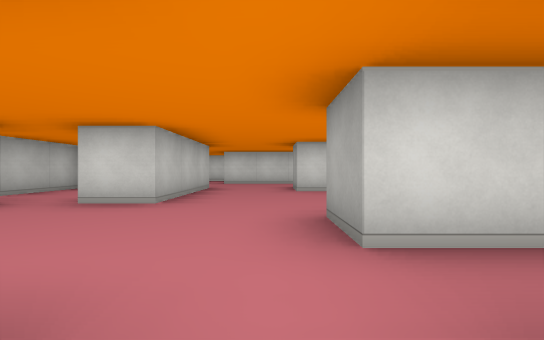
View 1 (above)

17 first-person views from a walk through a cub3D level. The camera is about half as high as the walls, looks level and sees 90° across. The floor is counted in squares. Each view is taken from the middle of a square. On the plan, view 1 faces up. The plan holds only what a view shows up to about 9 squares ahead; the rest is blank.

View 2
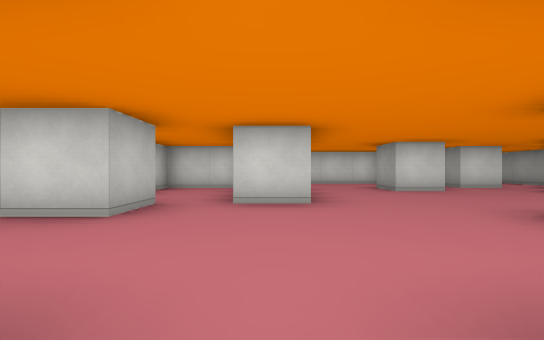

View 3
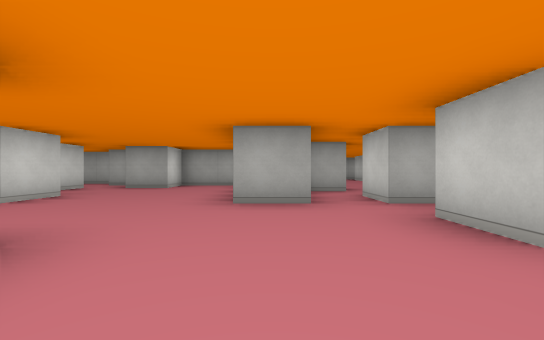

View 4
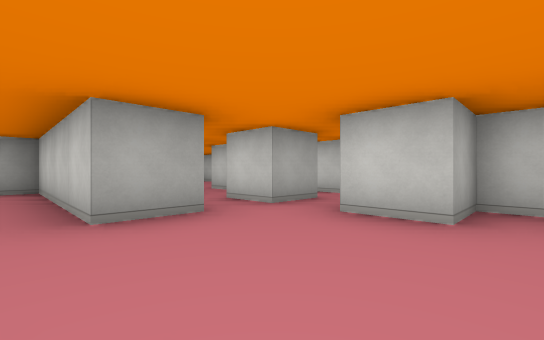

View 5
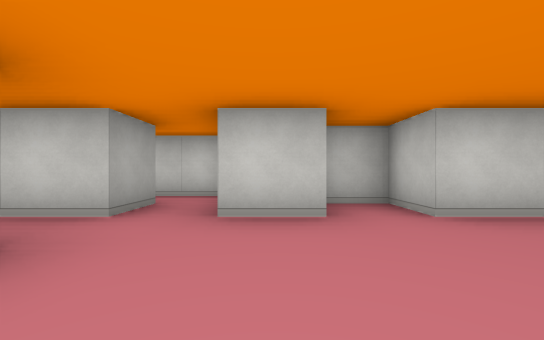

View 6
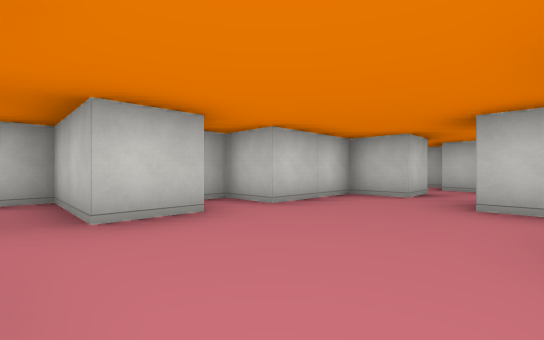

View 7
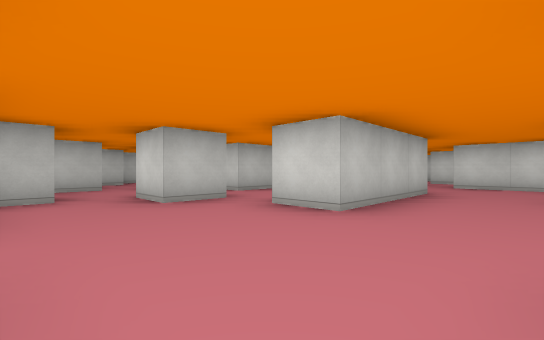

View 8
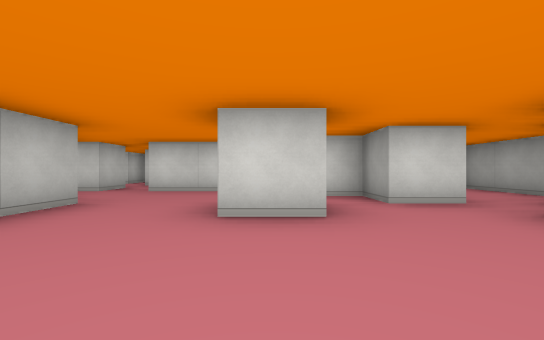

View 9
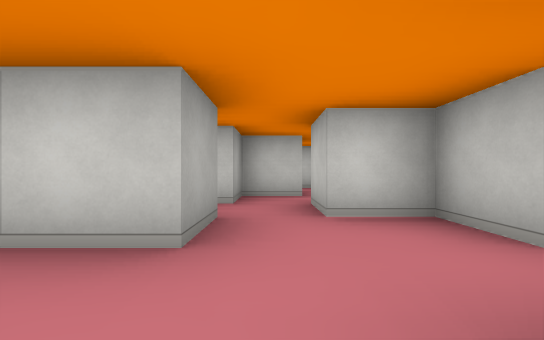

View 10
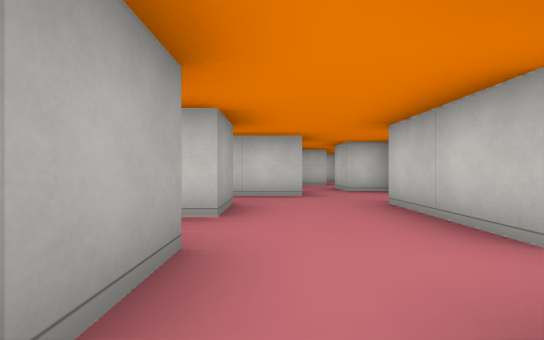

View 11
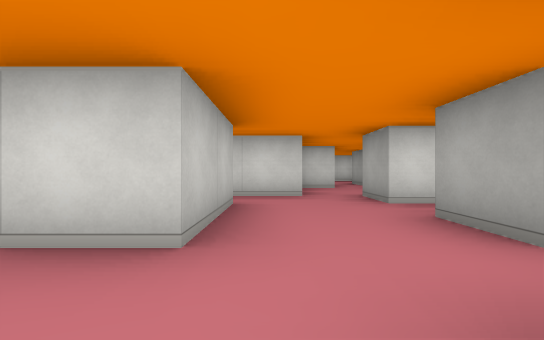

View 12
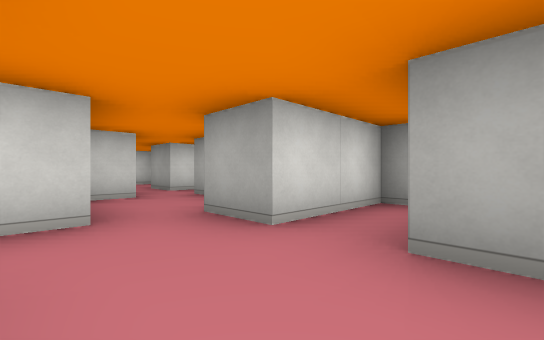

View 13
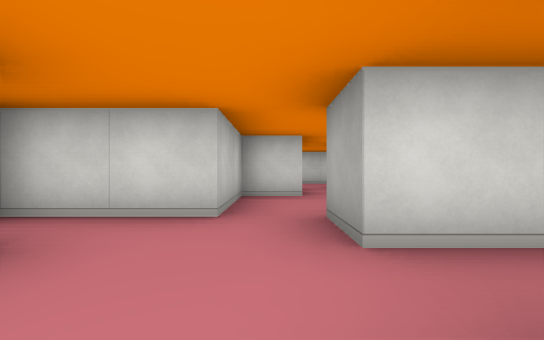

View 14
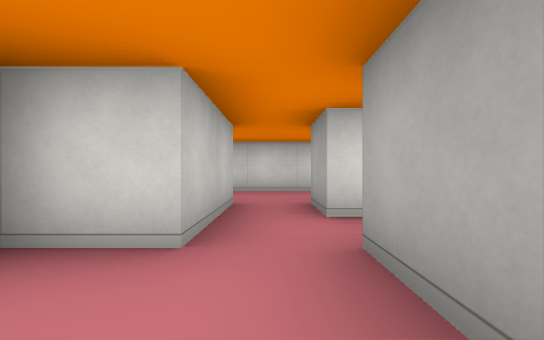

View 15
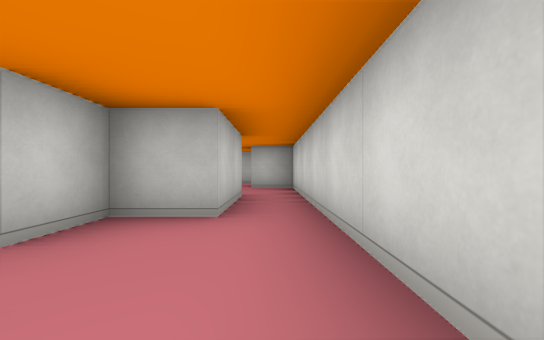

View 16
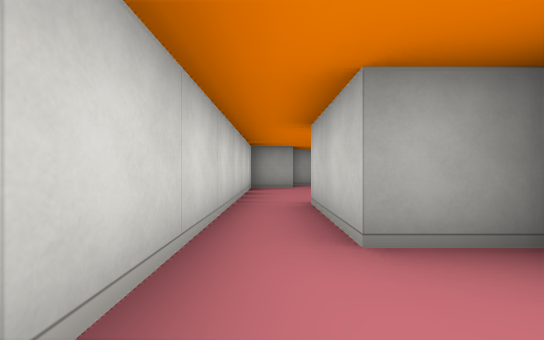

View 17
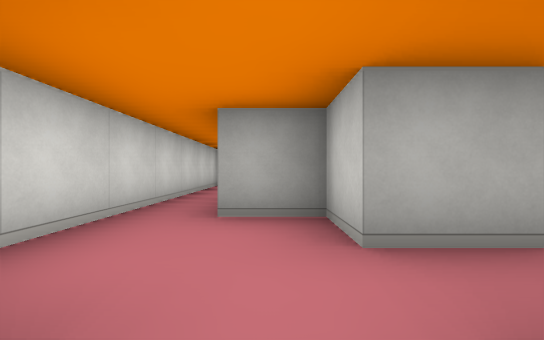

### Floor plan
Key: @ floor where view 1 was taken; # wall or solid block; . floor.
Columns run from 14 left of view 1 to 6 right of it. Each row starts with its distance up from view 1.
 15   #########
 14   #.......##
 13 #....##....#
 12    .####.###
 11       ##.. .#
 10       #..# ..
  9     ###..###.####  .#
  8      ...###.....# ..#
  7      #....##.... #..#
  6     ##..#####..#...##
  5      ....#..#.....##
  4     #..###..#......#
  3     ##....#........#
  2      ..#.......#####
  1      .##.#.......#
  0      .   ###.#@#....
 -1      #     ###.. #..
 -2              ###

Positions as (right, up) in squares from view 1, and headings:
1: (0, 0), facing up
2: (-2, 0), facing up
3: (-3, 2), facing right
4: (-2, 3), facing down-right
5: (-1, 3), facing down
6: (0, 3), facing down-left
7: (0, 1), facing up-left
8: (1, 3), facing up
9: (-8, 6), facing down
10: (-7, 9), facing down
11: (-8, 4), facing up
12: (-8, 6), facing up-right
13: (-7, 6), facing up
14: (-6, 9), facing up
15: (-5, 14), facing left
16: (-11, 14), facing right
17: (-12, 13), facing right
